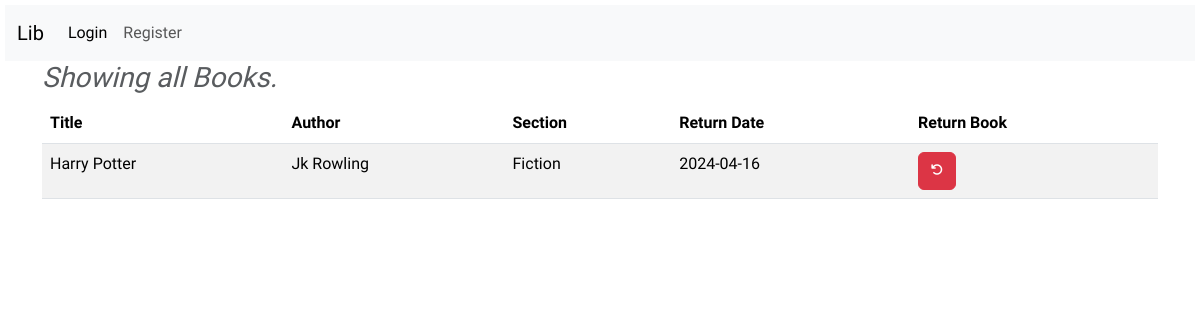
/mybooks (signed in), run on an earlier commit of the app's database.
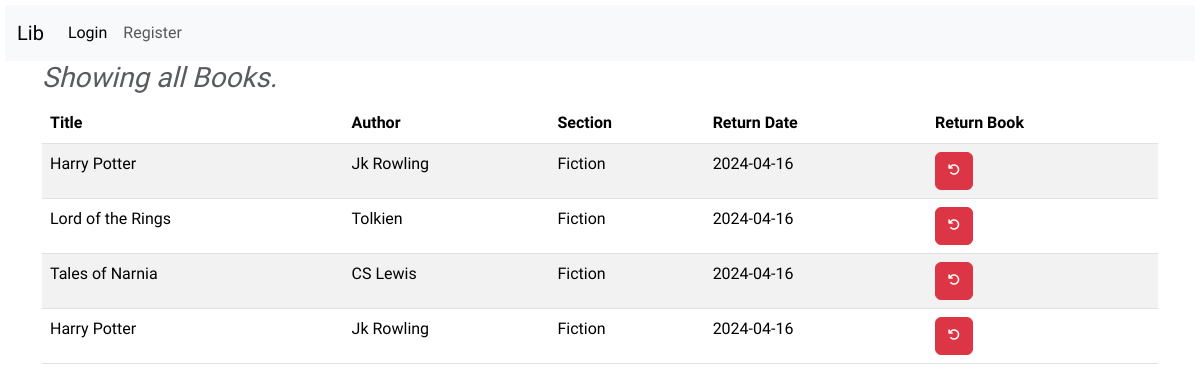
And on a later commit of the database.
### models.py (models this page shows)
class Requests(db.Model):
    id = db.Column(db.Integer, primary_key=True)
    book_id = db.Column(db.Integer, db.ForeignKey('book.id'), nullable=False)
    user_id = db.Column(db.Integer, db.ForeignKey('user.id'), nullable=False)
    date_requested = db.Column(db.Date, nullable=False, default=datetime.date.today)
    date_return = db.Column(db.Date, nullable=True, default=datetime.date.today() + datetime.timedelta(days=7))
    revoked = db.Column(db.Boolean, nullable=False, default=False)
    user = db.relationship('User',backref='requests',lazy=True)
    book = db.relationship('Book',backref='requests',lazy=True)

class Book(db.Model):
    id = db.Column(db.Integer,primary_key=True)
    title = db.Column(db.String[64], nullable=False)
    author = db.Column(db.String[64], nullable=False)
    section_id = db.Column(db.Integer, db.ForeignKey('section.id'),nullable=False)

class Section(db.Model):
    id = db.Column(db.Integer,primary_key=True)
    name = db.Column(db.String[32],unique=True,nullable=False)
    date_created = db.Column(db.Date, nullable=False)
    desc = db.Column(db.String[512], nullable=True)
    books = db.relationship('Book',backref='section',lazy=True)

### routes.py (the view)
@app.route('/mybooks')
@auth_required
def mybooks():
    return render_template('mybooks.html', requests= Requests.query.filter_by(user_id=session['user_id']).all(),
                           books = Book.query.join(Requests).filter(Requests.user_id == session['user_id']).all())

### routes.py (called while the page is built)
def auth_required(func):
    @wraps(func)
    def inner(*args,**kwargs):
        if 'user_id' not in session:
            flash('Please Login.')
            return redirect(url_for('login'))
        return func(*args,**kwargs)
    return inner

### templates/mybooks.html (shortened to what this page needs)
{% extends 'layout.html' %}
{% block content %}
<div class="Heading">
    <h3 class="text-muted">
        <em>
            Showing all Books.
        </em>
    </h3>
</div>
<table class="table table-striped">
    <thead>
        <tr>
            <th> Title </th>
            <th> Author </th>
            <th> Section </th>
            <th> Return Date </th>
            <th> Return Book </th>
        </tr>
    </thead>
    <tbody>
        {% for request in requests %}
        <tr>
            <td> {{request.book.title}} </td>
            <td> {{request.book.author}} </td>
            <td> {{request.book.section.name}} </td>
            <td> {{request.date_return}} </td>
            <td>
                <a href="{{url_for('return_book', request_id=request.id)}}" method="POST" class="btn btn-danger">
                    <i class="fas fa-undo fa-xs"></i>
                </a>
            </td>
        </tr>
        {% endfor %}
    </tbody>
</table>
{% endblock %}

### templates/layout.html (shortened to what this page needs)
<!DOCTYPE html>
<html lang="en">
<head>
    <link href="https://cdn.jsdelivr.net/npm/bootstrap@5.3.3/dist/css/bootstrap.min.css" rel="stylesheet">
    <link rel="stylesheet" href="https://cdnjs.cloudflare.com/ajax/libs/font-awesome/6.5.1/css/all.min.css">
</head>
<body>
{% include 'nav.html' %}
    <div class="container">
        {% block content %}
        {% endblock %}
    </div>
</body>
</html>

### templates/nav.html (shortened to what this page needs)
<nav class="navbar navbar-expand-lg bg-body-tertiary">
    <div class="container-fluid">
        <a class="navbar-brand" href="/">Lib</a>
          <div class="collapse navbar-collapse" id="navbarNav">
            <ul class="navbar-nav">
              {% if user %}
                {% if not user.is_admin %}
                <li class="nav-item">
                  <a class="nav-link active" href="{{url_for('profile')}}">Profile</a>
                </li>
                <li class="nav-item">
                  <a class="nav-link" href="{{url_for('mybooks')}}">My Books</a>
                </li>
                {% endif %}
                {% if user.is_admin %}
                <li class="nav-item">
                  <a class="nav-link" href="{{url_for('requests')}}">Requests</a>
                </li>
                {% endif %}
                <li class="nav-item">
                  <a class="nav-link active" href="{{url_for('logout')}}">Logout</a>
                </li>
              {% else %}
              <li class="nav-item">
                <a class="nav-link active" href="{{url_for('login')}}">Login</a>
              </li>
              <li class="nav-item">
                <a class="nav-link" href="{{url_for('register')}}">Register</a>
              </li>
              {% endif %}
            </ul>
          </div>
    </div>
</nav>

### templates/layout.html (style rules this page uses)
body { margin: 5px 5px; padding: 0; font-family: 'Kaushan Script', cursive; background-image: url('background/lib.jpg'); background-attachment: fixed; background-repeat: no-repeat; background-size: cover; }

### templates/nav.html (style rules this page uses)
.navbar { width: 100%; }

What changed in the data, as far as the page shows it:
added Requests: book "Lord of the Rings", book.author "Tolkien", book.section.name "Fiction", date_return "2024-04-16"
added Requests: book "Tales of Narnia", book.author "CS Lewis", book.section.name "Fiction", date_return "2024-04-16"
added Requests: book "Harry Potter", book.author "Jk Rowling", book.section.name "Fiction", date_return "2024-04-16"
